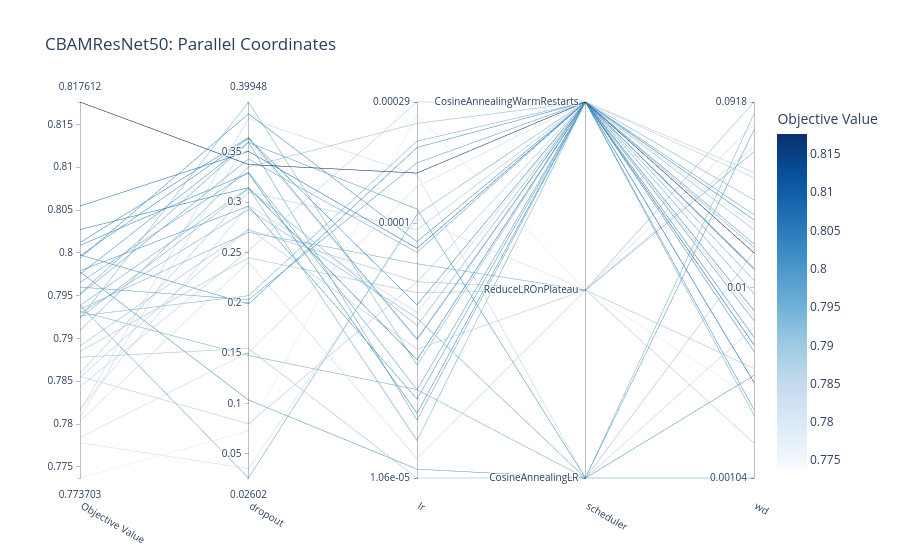

The code cell stored with this chart in its notebook:
### Code cell
fig = plot_parallel_coordinate(study_cbam)
fig.update_layout(title=f'{model_name}: Parallel Coordinates')
fig.write_image(os.path.join(config.viz_dir, f'{model_name}_parallel_coord.png'), scale=2)
fig.show()
